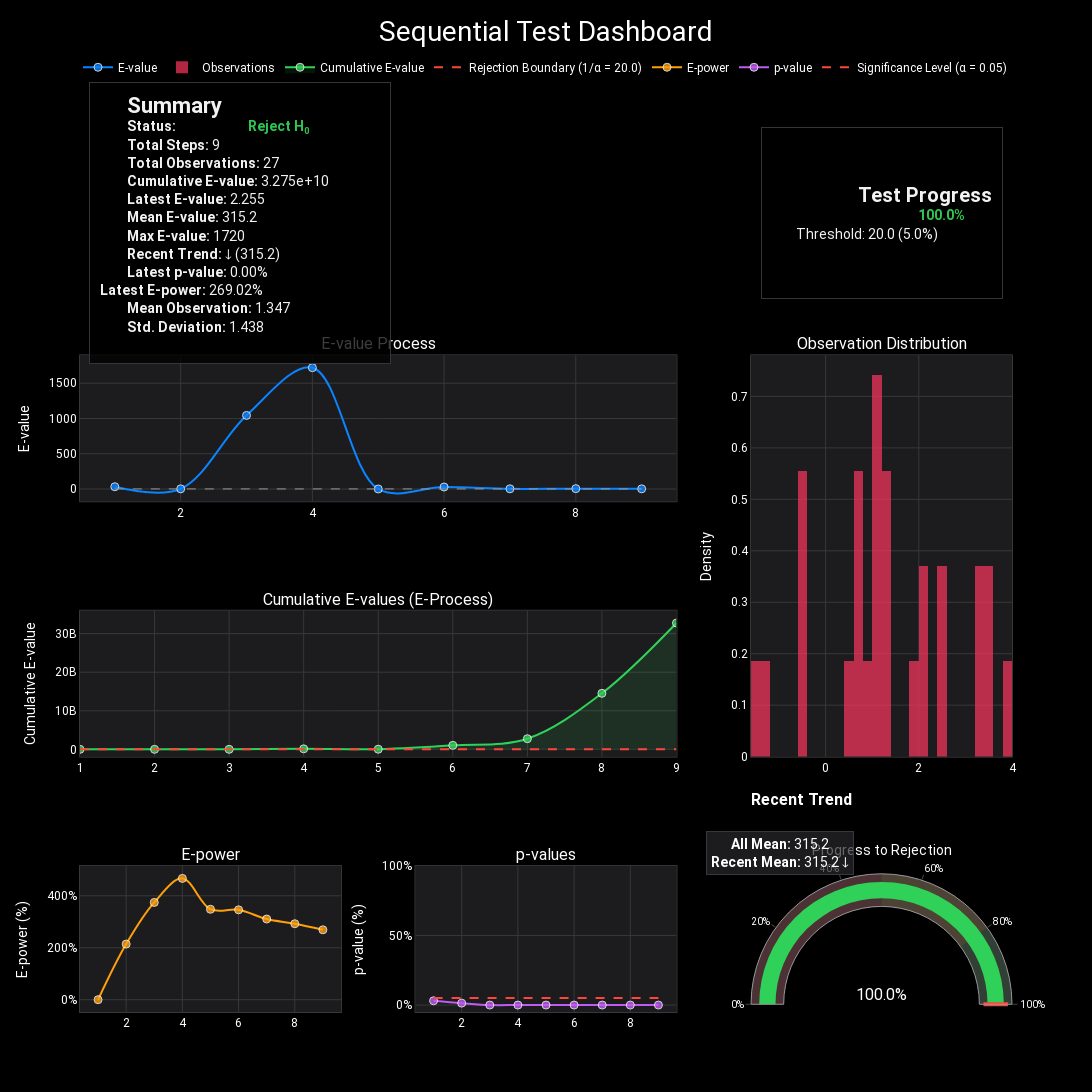

Here is the notebook cell this chart was saved with:
### Code cell
fig3

### Figure 1 — Plotly figure (JSON) as saved in the notebook; plotly's stock layout.template omitted (floating-point values rounded to 4 significant figures)
{"data": [{"hovertemplate": "<b>Step %{x}</b><br>E-value: %{y:.4f}<extra></extra>", "line": {"color": "#0A84FF", "shape": "spline", "width": 2}, "marker": {"color": "#0A84FF", "line": {"color": "white", "width": 1}, "opacity": 0.8, "size": 8}, "mode": "lines+markers", "name": "E-value", "type": "scatter", "x": [1, 2, 3, 4, 5, 6, 7, 8, 9], "xaxis": "x2", "y": [32.38, 2.234, 1043.0, 1720.0, 0.279, 28.6, 2.662, 5.267, 2.255], "yaxis": "y2"}, {"hoverinfo": "skip", "line": {"color": "#98989D", "dash": "dash", "width": 1}, "mode": "lines", "name": "E-value = 1", "showlegend": false, "type": "scatter", "x": [1, 9], "xaxis": "x2", "y": [1, 1], "yaxis": "y2"}, {"histnorm": "probability density", "hovertemplate": "Value: %{x}<br>Density: %{y:.4f}<extra></extra>", "marker": {"color": "#FF375F"}, "name": "Observations", "nbinsx": 30, "opacity": 0.7, "type": "histogram", "x": [1.121, 1.877, 2.129, 3.274, -1.442, 1.021, 3.923, 0.7589, 2.417, 1.38, 3.397, 2.562, 1.143, -1.382, -0.4751, 0.8803, 0.7467, 3.416, 1.387, 0.6217, 1.036, 0.5568, 3.584, -0.4246, 1.251, 2.187, -0.5742], "xaxis": "x3", "yaxis": "y3"}, {"fill": "tozeroy", "fillcolor": "rgba(48,209,88, 0.1)", "hovertemplate": "<b>Step %{x}</b><br>Cumulative E-value: %{y:.4f}<extra></extra>", "line": {"color": "#30D158", "shape": "spline", "width": 2}, "marker": {"color": "#30D158", "line": {"color": "white", "width": 1}, "opacity": 0.8, "size": 8}, "mode": "lines+markers", "name": "Cumulative E-value", "type": "scatter", "x": [1, 2, 3, 4, 5, 6, 7, 8, 9], "xaxis": "x4", "y": [32.38, 72.35, 75460.0, 129800000.0, 36210000.0, 1036000000.0, 2758000000.0, 14520000000.0, 32750000000.0], "yaxis": "y4"}, {"hovertemplate": "Threshold: 20.0000<extra></extra>", "line": {"color": "#FF453A", "dash": "dash", "width": 2}, "mode": "lines", "name": "Rejection Boundary (1/α = 20.0)", "type": "scatter", "x": [1, 9], "xaxis": "x4", "y": [20, 20], "yaxis": "y4"}, {"hovertemplate": "<b>Step %{x}</b><br>E-power: %{y:.2f}%<extra></extra>", "line": {"color": "#FF9F0A", "shape": "spline", "width": 2}, "marker": {"color": "#FF9F0A", "line": {"color": "white", "width": 1}, "opacity": 0.8, "size": 8}, "mode": "lines+markers", "name": "E-power", "type": "scatter", "x": [1, 2, 3, 4, 5, 6, 7, 8, 9], "xaxis": "x5", "y": [0.0, 214.1, 374.4, 467.0, 348.1, 346.0, 310.5, 292.5, 269.0], "yaxis": "y5"}, {"hovertemplate": "<b>Step %{x}</b><br>p-value: %{y:.2f}%<extra></extra>", "line": {"color": "#BF5AF2", "shape": "spline", "width": 2}, "marker": {"color": "#BF5AF2", "line": {"color": "white", "width": 1}, "opacity": 0.8, "size": 8}, "mode": "lines+markers", "name": "p-value", "type": "scatter", "x": [1, 2, 3, 4, 5, 6, 7, 8, 9], "xaxis": "x6", "y": [3.088, 1.382, 0.001325, 7.703e-07, 2.761e-06, 9.654e-08, 3.626e-08, 6.885e-09, 3.053e-09], "yaxis": "y6"}, {"hoverinfo": "skip", "line": {"color": "#FF453A", "dash": "dash", "width": 2}, "mode": "lines", "name": "Significance Level (α = 0.05)", "type": "scatter", "x": [1, 9], "xaxis": "x6", "y": [5, 5], "yaxis": "y6"}, {"domain": {"x": [0.72, 1], "y": [0, 0.16]}, "gauge": {"axis": {"range": [0, 100], "tickfont": {"size": 10}, "ticksuffix": "%"}, "bar": {"color": "#30D158"}, "bgcolor": "#38383A", "bordercolor": "#98989D", "borderwidth": 1, "steps": [{"color": "rgba(255, 0, 0, 0.1)", "range": [0, 50]}, {"color": "rgba(255, 165, 0, 0.1)", "range": [50, 80]}, {"color": "rgba(0, 128, 0, 0.1)", "range": [80, 100]}], "threshold": {"line": {"color": "#FF453A", "width": 4}, "thickness": 0.75, "value": 100}}, "mode": "gauge+number", "number": {"font": {"family": "SF Pro Display, -apple-system, BlinkMacSystemFont, Segoe UI, Roboto, Helvetica Neue, Arial, sans-serif", "size": 16}, "suffix": "%", "valueformat": ".1f"}, "title": {"font": {"family": "SF Pro Display, -apple-system, BlinkMacSystemFont, Segoe UI, Roboto, Helvetica Neue, Arial, sans-serif", "size": 14}, "text": "Progress to Rejection"}, "type": "indicator", "value": 100}], "layout": {"annotations": [{"font": {"size": 16}, "showarrow": false, "text": "E-value Process", "x": 0.32, "xanchor": "center", "xref": "paper", "y": 0.72, "yanchor": "bottom", "yref": "paper"}, {"font": {"size": 16}, "showarrow": false, "text": "Observation Distribution", "x": 0.86, "xanchor": "center", "xref": "paper", "y": 0.72, "yanchor": "bottom", "yref": "paper"}, {"font": {"size": 16}, "showarrow": false, "text": "Cumulative E-values (E-Process)", "x": 0.32, "xanchor": "center", "xref": "paper", "y": 0.44, "yanchor": "bottom", "yref": "paper"}, {"font": {"size": 16}, "showarrow": false, "text": "E-power", "x": 0.14, "xanchor": "center", "xref": "paper", "y": 0.16, "yanchor": "bottom", "yref": "paper"}, {"font": {"size": 16}, "showarrow": false, "text": "p-values", "x": 0.5, "xanchor": "center", "xref": "paper", "y": 0.16, "yanchor": "bottom", "yref": "paper"}, {"align": "left", "bgcolor": "rgba(0, 0, 0, 0.8)", "bordercolor": "#38383A", "borderpad": 10, "borderwidth": 1, "font": {"family": "SF Pro Display, -apple-system, BlinkMacSystemFont, Segoe UI, Roboto, Helvetica Neue, Arial, sans-serif", "size": 14}, "height": 260, "opacity": 0.95, "showarrow": false, "text": "\n        <span style='font-size:22px; font-weight:bold;'>Summary</span><br>\n        <b>Status:</b> <span style='color:#30D158;\n                              font-weight:bold;'>\n                      Reject H<sub>0</sub></span><br>\n        <b>Total Steps:</b> 9<br>\n        <b>Total Observations:</b> 27<br>\n        <b>Cumulative E-value:</b> 3.275e+10<br>\n        <b>Latest E-value:</b> 2.255<br>\n        <b>Mean E-value:</b> 315.2<br>\n        <b>Max E-value:</b> 1720<br>\n        <b>Recent Trend:</b> ↓ (315.2)<br>\n        <b>Latest p-value:</b> 0.00%<br><b>Latest E-power:</b> 269.02%<br>\n        <b>Mean Observation:</b> 1.347<br>\n        <b>Std. Deviation:</b> 1.438<br>\n        ", "width": 280, "x": 0.01, "xref": "paper", "y": 1.02, "yref": "paper"}, {"align": "right", "bgcolor": "rgba(0, 0, 0, 0.8)", "bordercolor": "#38383A", "borderpad": 10, "borderwidth": 1, "font": {"family": "SF Pro Display, -apple-system, BlinkMacSystemFont, Segoe UI, Roboto, Helvetica Neue, Arial, sans-serif", "size": 14}, "height": 150, "opacity": 0.95, "showarrow": false, "text": "\n        <span style='font-size:20px; font-weight:bold;'>Test Progress</span><br>\n        <span style='font-size:14px; color:#30D158; font-weight:bold;'>\n            100.0%\n        </span><br>\n        <span style='font-size:14px;'>\n            Threshold: 20.0 (5.0%)\n        </span>\n        ", "width": 220, "x": 0.99, "xanchor": "right", "xref": "paper", "y": 0.97, "yanchor": "top", "yref": "paper"}, {"align": "center", "font": {"color": "#FFFFFF", "size": 16}, "showarrow": false, "text": "<b>Recent Trend</b>", "x": 0.83, "xref": "paper", "y": 0.22, "yref": "paper"}, {"align": "center", "bgcolor": "rgba(40,40,45,0.7)", "bordercolor": "#38383A", "borderpad": 4, "borderwidth": 1, "font": {"color": "#FFFFFF", "size": 14}, "showarrow": false, "text": "<b>All Mean:</b> 315.2<br><b>Recent Mean:</b> 315.2 ↓", "x": 0.83, "xref": "paper", "y": 0.15, "yref": "paper"}], "font": {"color": "#FFFFFF", "family": "SF Pro Display, -apple-system, BlinkMacSystemFont, Segoe UI, Roboto, Helvetica Neue, Arial, sans-serif"}, "height": 1200, "hoverlabel": {"bgcolor": "#2C2C2E", "font": {"family": "SF Pro Display, -apple-system, BlinkMacSystemFont, Segoe UI, Roboto, Helvetica Neue, Arial, sans-serif", "size": 12}}, "hovermode": "closest", "legend": {"bgcolor": "rgba(0, 0, 0, 0.7)", "orientation": "h", "x": 1, "xanchor": "right", "y": 1.02, "yanchor": "bottom"}, "paper_bgcolor": "#000000", "plot_bgcolor": "#1C1C1E", "showlegend": true, "title": {"font": {"color": "#FFFFFF", "family": "SF Pro Display, -apple-system, BlinkMacSystemFont, Segoe UI, Roboto, Helvetica Neue, Arial, sans-serif", "size": 28}, "text": "Sequential Test Dashboard", "x": 0.5, "xanchor": "center", "y": 0.98, "yanchor": "top"}, "width": 1200, "xaxis": {"anchor": "y", "domain": [0, 1], "gridcolor": "#38383A", "gridwidth": 1, "linecolor": "#38383A", "linewidth": 1, "mirror": true, "showgrid": true, "showline": true, "zeroline": false}, "xaxis2": {"anchor": "y2", "domain": [0, 0.64], "gridcolor": "#38383A", "gridwidth": 1, "linecolor": "#38383A", "linewidth": 1, "mirror": true, "showgrid": true, "showline": true, "zeroline": false}, "xaxis3": {"anchor": "y3", "domain": [0.72, 1], "gridcolor": "#38383A", "gridwidth": 1, "linecolor": "#38383A", "linewidth": 1, "mirror": true, "showgrid": true, "showline": true, "zeroline": false}, "xaxis4": {"anchor": "y4", "domain": [0, 0.64], "gridcolor": "#38383A", "gridwidth": 1, "linecolor": "#38383A", "linewidth": 1, "mirror": true, "showgrid": true, "showline": true, "zeroline": false}, "xaxis5": {"anchor": "y5", "domain": [0, 0.28], "gridcolor": "#38383A", "gridwidth": 1, "linecolor": "#38383A", "linewidth": 1, "mirror": true, "showgrid": true, "showline": true, "zeroline": false}, "xaxis6": {"anchor": "y6", "domain": [0.36, 0.64], "gridcolor": "#38383A", "gridwidth": 1, "linecolor": "#38383A", "linewidth": 1, "mirror": true, "showgrid": true, "showline": true, "zeroline": false}, "yaxis": {"anchor": "x", "domain": [0.84, 1], "gridcolor": "#38383A", "gridwidth": 1, "linecolor": "#38383A", "linewidth": 1, "mirror": true, "showgrid": true, "showline": true, "zeroline": false}, "yaxis2": {"anchor": "x2", "domain": [0.56, 0.72], "gridcolor": "#38383A", "gridwidth": 1, "linecolor": "#38383A", "linewidth": 1, "mirror": true, "showgrid": true, "showline": true, "title": {"text": "E-value"}, "zeroline": false}, "yaxis3": {"anchor": "x3", "domain": [0.28, 0.72], "gridcolor": "#38383A", "gridwidth": 1, "linecolor": "#38383A", "linewidth": 1, "mirror": true, "showgrid": true, "showline": true, "title": {"text": "Density"}, "zeroline": false}, "yaxis4": {"anchor": "x4", "domain": [0.28, 0.44], "gridcolor": "#38383A", "gridwidth": 1, "linecolor": "#38383A", "linewidth": 1, "mirror": true, "showgrid": true, "showline": true, "title": {"text": "Cumulative E-value"}, "zeroline": false}, "yaxis5": {"anchor": "x5", "domain": [0, 0.16], "gridcolor": "#38383A", "gridwidth": 1, "linecolor": "#38383A", "linewidth": 1, "mirror": true, "showgrid": true, "showline": true, "ticksuffix": "%", "title": {"text": "E-power (%)"}, "zeroline": false}, "yaxis6": {"anchor": "x6", "domain": [0, 0.16], "gridcolor": "#38383A", "gridwidth": 1, "linecolor": "#38383A", "linewidth": 1, "mirror": true, "range": [-5, 100], "showgrid": true, "showline": true, "ticksuffix": "%", "title": {"text": "p-value (%)"}, "zeroline": false}}}
